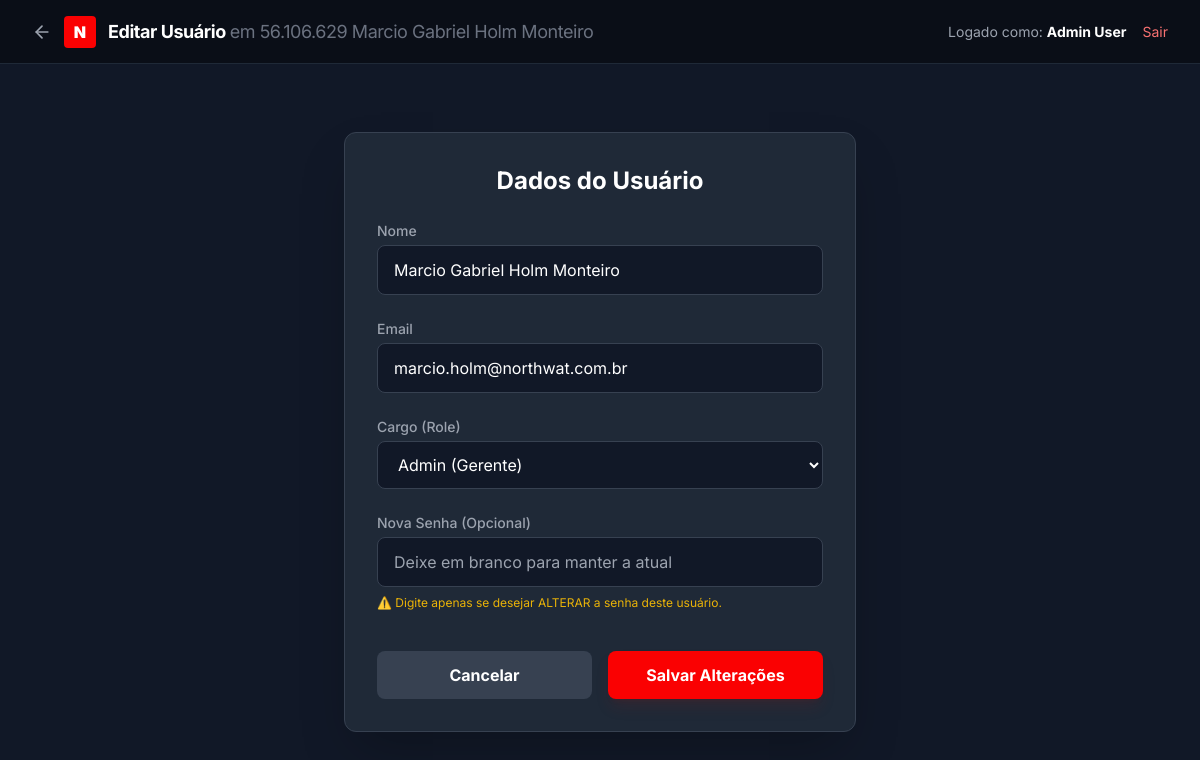
The app's page /master/user/2/edit (signed in) with its own data.
### models.py (models this page shows, shortened)
class Company(db.Model):
    id = db.Column(db.Integer, primary_key=True)
    name = db.Column(db.String(100), nullable=False)
    created_at = db.Column(db.DateTime, default=datetime.utcnow)
    users = db.relationship('User', backref='company', lazy=True)
    leads = db.relationship('Lead', backref='company', lazy=True)
    pipelines = db.relationship('Pipeline', backref='company', lazy=True)
    document = db.Column(db.String(20), nullable=True) # CNPJ
    address_street = db.Column(db.String(150), nullable=True)
    address_number = db.Column(db.String(20), nullable=True)
    address_neighborhood = db.Column(db.String(100), nullable=True)
    address_city = db.Column(db.String(100), nullable=True)
    address_state = db.Column(db.String(2), nullable=True)
    address_zip = db.Column(db.String(10), nullable=True)
    representative = db.Column(db.String(100), nullable=True)
    representative_cpf = db.Column(db.String(20), nullable=True)
    logo_filename = db.Column(db.String(150), nullable=True)
    primary_color = db.Column(db.String(7), default='#fa0102') # Default Northway Red
    secondary_color = db.Column(db.String(7), default='#111827') # Default Dark Gray
    status = db.Column(db.String(20), default='active') # active, suspended, cancelled
    plan = db.Column(db.String(50), default='pro') # free, starter, pro, enterprise
    max_users = db.Column(db.Integer, default=5)
    max_leads = db.Column(db.Integer, default=1000)
    max_storage_gb = db.Column(db.Float, default=1.0)
    updated_at = db.Column(db.DateTime, default=datetime.utcnow, onupdate=datetime.utcnow)

class User(UserMixin, db.Model):
    id = db.Column(db.Integer, primary_key=True)
    name = db.Column(db.String(100), nullable=False)
    email = db.Column(db.String(120), unique=True, nullable=False)
    supabase_uid = db.Column(db.String(100), unique=True, nullable=True)
    password_hash = db.Column(db.String(200), nullable=False)
    password_hash = db.Column(db.String(200), nullable=False)
    role = db.Column(db.String(20), nullable=False, default=ROLE_SALES) # Legacy/Fallback
    role_id = db.Column(db.Integer, db.ForeignKey('role.id'), nullable=True) # New RBAC
    company_id = db.Column(db.Integer, db.ForeignKey('company.id'), nullable=True) # Nullable for Supabase Auth Triggers
    created_at = db.Column(db.DateTime, default=datetime.utcnow)
    profile_image = db.Column(db.String(150), nullable=True)
    phone = db.Column(db.String(20), nullable=True)
    status_message = db.Column(db.String(100), nullable=True)
    is_super_admin = db.Column(db.Boolean, default=False)
    onboarding_dismissed = db.Column(db.Boolean, default=False)
    leads = db.relationship('Lead', backref='assigned_user', lazy=True)
    allowed_pipelines = db.relationship('Pipeline', secondary=user_pipeline_association, backref=db.backref('allowed_users', lazy='dynamic'))

### master.py (the view, shortened to what this page needs)
@master.route('/master/user/<int:user_id>/edit', methods=['GET', 'POST'])
@login_required
def edit_user(user_id):
    user = User.query.get_or_404(user_id)
    return render_template('master_user_form.html', user=user, company=user.company)

### master.py (called while the page is built)
@master.before_request
@login_required
def check_master_access():
    if request.endpoint in ['master.revert_access', 'master.super_helper', 'master.run_library_migration', 'master.revoke_self', 'master.system_reset', 'master.migrate_saas', 'master.refresh_roles']:
        return
    if not getattr(current_user, 'is_super_admin', False):
        abort(403)

### templates/master_user_form.html (shortened to what this page needs)
{% extends "base.html" %}
{% block content %}
<div class="h-screen flex flex-col bg-gray-900 text-white">
    <div class="h-16 border-b border-gray-800 flex items-center justify-between px-8 bg-black/40">
        <div class="flex items-center gap-3">
            <a href="{{ url_for('master.company_users', company_id=company.id) }}"
                class="text-gray-400 hover:text-white transition-colors">
                <i data-lucide="arrow-left" class="w-5 h-5"></i>
            </a>
            <div class="w-8 h-8 rounded bg-northway-red flex items-center justify-center font-black text-white">N</div>
            <h1 class="text-lg font-bold tracking-tight">
                {{ 'Editar Usuário' if user else 'Novo Usuário' }} <span class="text-gray-500 font-normal">em {{
                    company.name }}</span>
            </h1>
        </div>
        <div class="flex items-center gap-4">
            <span class="text-sm text-gray-400">Logado como: <strong class="text-white">{{ current_user.name
                    }}</strong></span>
            <a href="{{ url_for('auth.logout') }}" class="text-sm text-red-400 hover:text-red-300">Sair</a>
        </div>
    </div>
    <div class="flex-1 overflow-y-auto p-10 flex items-center justify-center">
        <div class="w-full max-w-lg">
            <div class="bg-gray-800 rounded-xl border border-gray-700 shadow-2xl p-8">
                <h2 class="text-2xl font-bold mb-6 text-center">{{ 'Dados do Usuário' if user else 'Criar Credenciais'
                    }}</h2>
                <form method="POST" class="space-y-6">
                    <div>
                        <label class="block text-sm font-medium text-gray-400 mb-1">Nome</label>
                        <input type="text" name="name" value="{{ user.name if user else '' }}" required
                            class="w-full bg-gray-900 border border-gray-700 rounded-lg px-4 py-3 text-white focus:outline-none focus:border-northway-red">
                    </div>
                    <div>
                        <label class="block text-sm font-medium text-gray-400 mb-1">Email</label>
                        <input type="email" name="email" value="{{ user.email if user else '' }}" required
                            class="w-full bg-gray-900 border border-gray-700 rounded-lg px-4 py-3 text-white focus:outline-none focus:border-northway-red">
                    </div>
                    <div>
                        <label class="block text-sm font-medium text-gray-400 mb-1">Cargo (Role)</label>
                        <select name="role"
                            class="w-full bg-gray-900 border border-gray-700 rounded-lg px-4 py-3 text-white outline-none">
                            <option value="admin" {% if user and user.role=='admin' %}selected{% endif %}>Admin
                                (Gerente)</option>
                        </select>
                    </div>
                    <div>
                        <label class="block text-sm font-medium text-gray-400 mb-1">
                            {{ 'Nova Senha (Opcional)' if user else 'Senha Temporária' }}
                        </label>
                        <input type="password" name="password"
                            placeholder="{{ 'Deixe em branco para manter a atual' if user else 'Digite a senha inicial' }}"
                            {{ 'required' if not user else '' }}
                            class="w-full bg-gray-900 border border-gray-700 rounded-lg px-4 py-3 text-white focus:outline-none focus:border-northway-red">
                        {% if user %}
                        <p class="text-xs text-yellow-500 mt-2">⚠️ Digite apenas se desejar ALTERAR a senha deste
                            usuário.</p>
                        {% endif %}
                    </div>
                    <div class="pt-4 flex gap-4">
                        <a href="{{ url_for('master.company_users', company_id=company.id) }}"
                            class="flex-1 bg-gray-700 hover:bg-gray-600 text-white font-bold py-3 rounded-lg text-center transition-colors">
                            Cancelar
                        </a>
                        <button type="submit"
                            class="flex-1 bg-northway-red hover:bg-northway-red text-white font-bold py-3 rounded-lg transition-colors shadow-lg shadow-red-900/20">
                            {{ 'Salvar Alterações' if user else 'Criar Usuário' }}
                        </button>
                    </div>
                </form>
            </div>
        </div>
    </div>
</div>
{% endblock %}

### templates/base.html (style rules this page uses)
body { -webkit-font-smoothing: antialiased; -moz-osx-font-smoothing: grayscale; }

### records on screen
Company: name "56.106.629 Marcio Gabriel Holm Monteiro"
User: name "Admin User"
User: name "Marcio Gabriel Holm Monteiro", email "marcio.holm@northwat.com.br", role "Admin (Gerente)"

### other values on screen
{{ 'Editar Usuário' if user else 'Novo Usuário' }} "Editar Usuário"
{{ 'Dados do Usuário' if user else 'Criar Credenciais' }} "Dados do Usuário"
{{ 'Nova Senha (Opcional)' if user else 'Senha Temporária' }} "Nova Senha (Opcional)"
{{ 'Salvar Alterações' if user else 'Criar Usuário' }} "Salvar Alterações"
